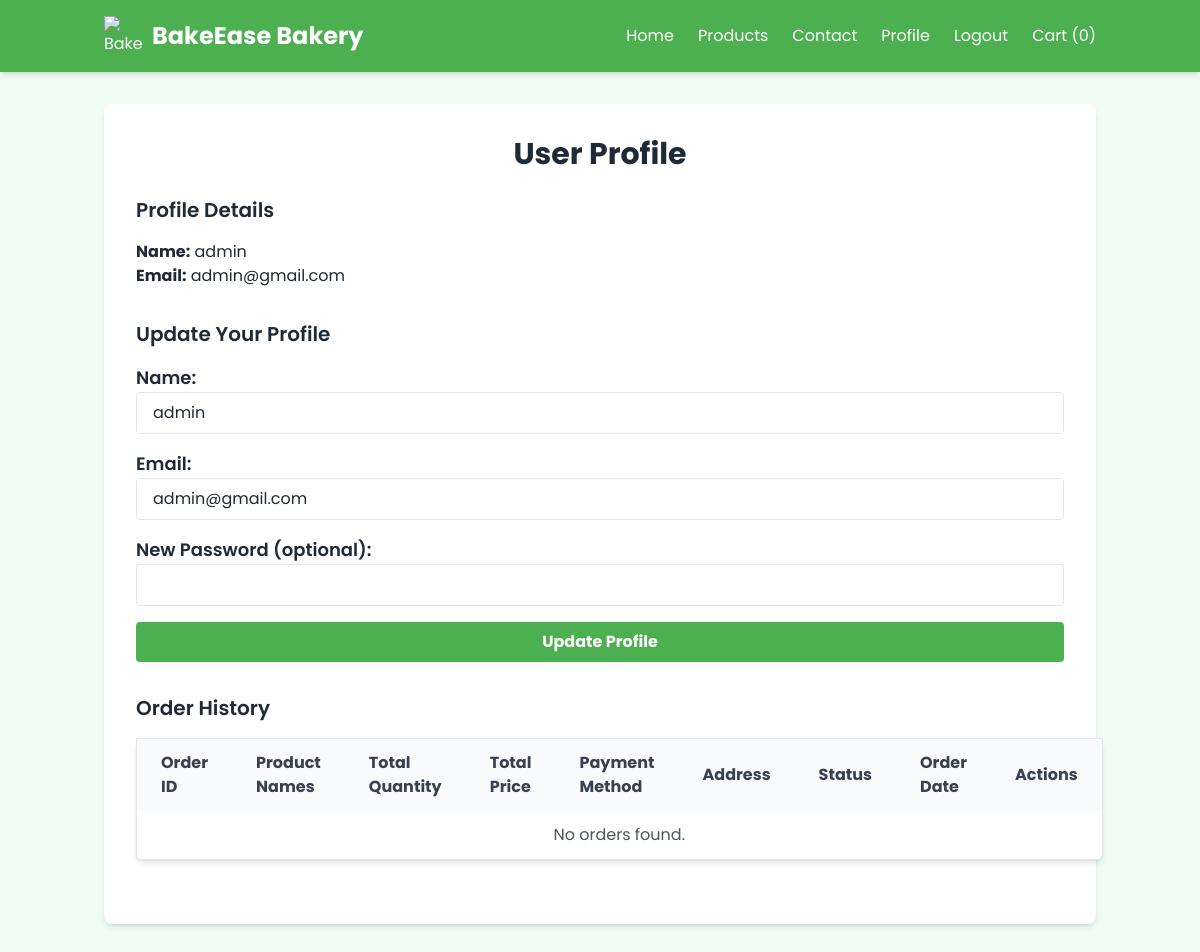
The app's page /views/user/profile.php (signed in), older data.
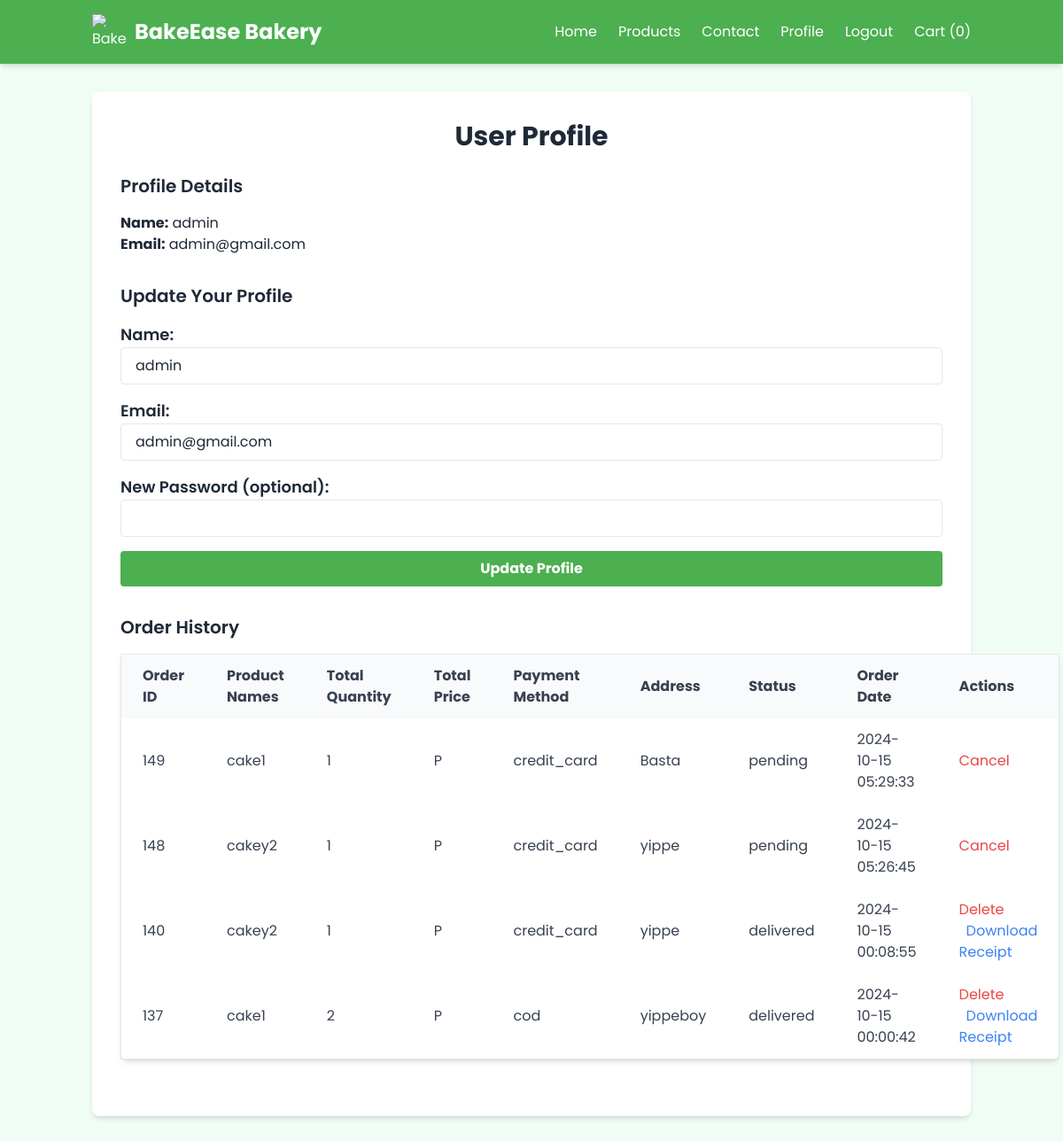
The same page, newer data.
### tables this page shows
CREATE TABLE `orders` (
  `id` int(11) NOT NULL,
  `user_id` int(11) NOT NULL,
  `customer_email` varchar(255) DEFAULT NULL,
  `product_id` int(11) NOT NULL,
  `quantity` int(11) NOT NULL,
  `total_price` decimal(10,2) NOT NULL,
  `payment_method` varchar(50) NOT NULL,
  `address` text NOT NULL,
  `status` varchar(50) DEFAULT 'pending',
  `order_date` timestamp NOT NULL DEFAULT current_timestamp(),
  `order_type` enum('delivery','pickup') NOT NULL DEFAULT 'pickup',
  `delivery_address` text DEFAULT NULL,
  `customer_name` varchar(255) DEFAULT NULL,
  `pickup_time` datetime DEFAULT NULL,
  `final_total` decimal(10,2) DEFAULT NULL
);

### Classes/Database.php (called while the page is built, shortened)
<?php
class Database {
    private $servername = "localhost";
    private $username = "root";
    private $password = "";
    private $dbname = "bakery_oop";
    public function __construct() {
        $this->conn = new mysqli($this->servername, $this->username, $this->password, $this->dbname);
    }
}
?>

### Classes/User.php (called while the page is built, shortened)
<?php
require_once "Database.php";
class User extends Database {
    public function getUserDetails($userId) {
        $userId = $this->conn->real_escape_string($userId);
        $sql = "SELECT * FROM users WHERE id = '$userId'";
        $result = $this->conn->query($sql);
        return ($result->num_rows == 1) ? $result->fetch_assoc() : null;
    }
}
?>

### Classes/Order.php (called while the page is built, shortened)
<?php
require_once "Database.php";
require_once "User.php";
class Order extends Database {
    public function getOrdersForUser($userId) {
      $userId = $this->conn->real_escape_string($userId);
      $sql = "SELECT o.id, o.final_total, o.payment_method,
                     CASE
                         WHEN o.order_type = 'delivery' THEN o.delivery_address
                         ELSE o.address
                     END AS address,
                     o.status, o.order_date,
                     GROUP_CONCAT(p.name SEPARATOR ', ') AS product_names,
                     SUM(oi.quantity) AS total_quantity
              FROM orders o
              JOIN order_items oi ON o.id = oi.order_id
              JOIN products p ON oi.product_id = p.id
              WHERE o.user_id = '$userId'
              GROUP BY o.id
              ORDER BY o.order_date DESC";
      $result = $this->conn->query($sql);
      return ($result->num_rows > 0) ? $result->fetch_all(MYSQLI_ASSOC) : [];
  }
}
?>

### views/user/profile.php (the view, shortened to what the changed rows need)
<?php
require_once '../../classes/User.php';
include '../../classes/Order.php';
$user = new User();
$order = new Order();
$userId = $_SESSION['user_id'];
$userDetails = $user->getUserDetails($userId);
$orders = $order->getOrdersForUser($userId);
?>
<!DOCTYPE html>
<html lang="en">
<head>
    <script src="https://cdn.tailwindcss.com"></script>
</head>
<body class="bg-green-50 text-gray-800 font-sans">
    <header class="bg-primary text-white shadow-md sticky top-0 z-50">
        <div class="container mx-auto px-4 py-4 flex justify-between items-center">
            <div class="logo flex items-center">
                <h1 class="text-2xl font-bold">BakeEase Bakery</h1>
            </div>
        </div>
    </header>
    <main class="container mx-auto px-4 py-8">
        <section class="profile bg-white p-8 rounded-lg shadow-md">
            <h2 class="text-3xl font-bold text-center mb-6">User Profile</h2>
            <?php if ($userDetails): ?>
                <div class="profile-section mb-8">
                    <table class="min-w-full bg-white border border-gray-200 rounded-lg shadow-md">
                        <thead class="bg-gray-50 text-gray-700 font-bold">
                            <tr>
                                <th class="py-3 px-6 text-left">Order ID</th>
                                <th class="py-3 px-6 text-left">Product Names</th>
                                <th class="py-3 px-6 text-left">Total Quantity</th>
                                <th class="py-3 px-6 text-left">Total Price</th>
                                <th class="py-3 px-6 text-left">Payment Method</th>
                                <th class="py-3 px-6 text-left">Address</th>
                                <th class="py-3 px-6 text-left">Status</th>
                                <th class="py-3 px-6 text-left">Order Date</th>
                                <th class="py-3 px-6 text-left">Actions</th>
                            </tr>
                        </thead>
                        <tbody class="text-gray-700">
                            <?php if (!empty($orders)): ?>
                                <?php foreach ($orders as $order): ?>
                                    <tr id="order-row-<?= $order['id'] ?>">
                                        <td class="py-3 px-6"><?= $order['id'] ?></td>
                                        <td class="py-3 px-6"><?= $order['product_names'] ?></td>
                                        <td class="py-3 px-6"><?= $order['total_quantity'] ?></td>
                                        <td class="py-3 px-6">P<?= $order['final_total'] ?></td>
                                        <td class="py-3 px-6"><?= $order['payment_method'] ?></td>
                                        <td class="py-3 px-6"><?= $order['address'] ?></td>
                                        <td class="py-3 px-6"><?= $order['status'] ?></td>
                                        <td class="py-3 px-6"><?= $order['order_date'] ?></td>
                                        <td class="py-3 px-6">
                                            <?php if ($order['status'] == 'pending'): ?>
                                                <a href="../../actions/cancel_order.php?order_id=<?= $order['id'] ?>" class="text-red-500 hover:underline">Cancel</a>
                                            <?php elseif ($order['status'] == 'cancelled' || $order['status'] == 'delivered'): ?>
                                                <a href="../../actions/admin-order-actions.php?delete_user_order=<?= $order['id'] ?>"
                                                   class="text-red-500 hover:underline"
                                                   onclick="return confirm('Are you sure you want to delete this order from your history?')">Delete</a>
                                            <?php endif; ?>
                                            <?php if ($order['status'] == 'delivered'): ?>
                                                <a href="../../actions/download_receipt.php?order_id=<?= $order['id'] ?>"
                                                   class="text-blue-500 hover:underline ml-2">Download Receipt</a>
                                            <?php endif; ?>
                                        </td>
                                    </tr>
                                <?php endforeach; ?>
                            <?php else: ?>
                                <tr><td colspan="9" class="py-3 px-6 text-center text-gray-600">No orders found.</td></tr>
                            <?php endif; ?>
                        </tbody>
                    </table>
                </div>
            <?php else: ?>
                <p class="text-center text-red-600">User details not found.</p>
            <?php endif; ?>
        </section>
    </main>
</body>
</html>

Row changes from the older to the newer data that the page shows:
added orders: id "149", product_names "cake1", total_quantity "1", payment_method "credit_card", address "Basta", status "pending", order_date "2024-10-15 05:29:33"
added orders: id "148", product_names "cakey2", total_quantity "1", payment_method "credit_card", address "yippe", status "pending", order_date "2024-10-15 05:26:45"
added orders: id "140", product_names "cakey2", total_quantity "1", payment_method "credit_card", address "yippe", status "delivered", order_date "2024-10-15 00:08:55"
added orders: id "137", product_names "cake1", total_quantity "2", payment_method "cod", address "yippeboy", status "delivered", order_date "2024-10-15 00:00:42"
Text that changed along with them:
text no longer shown: "No orders found."
